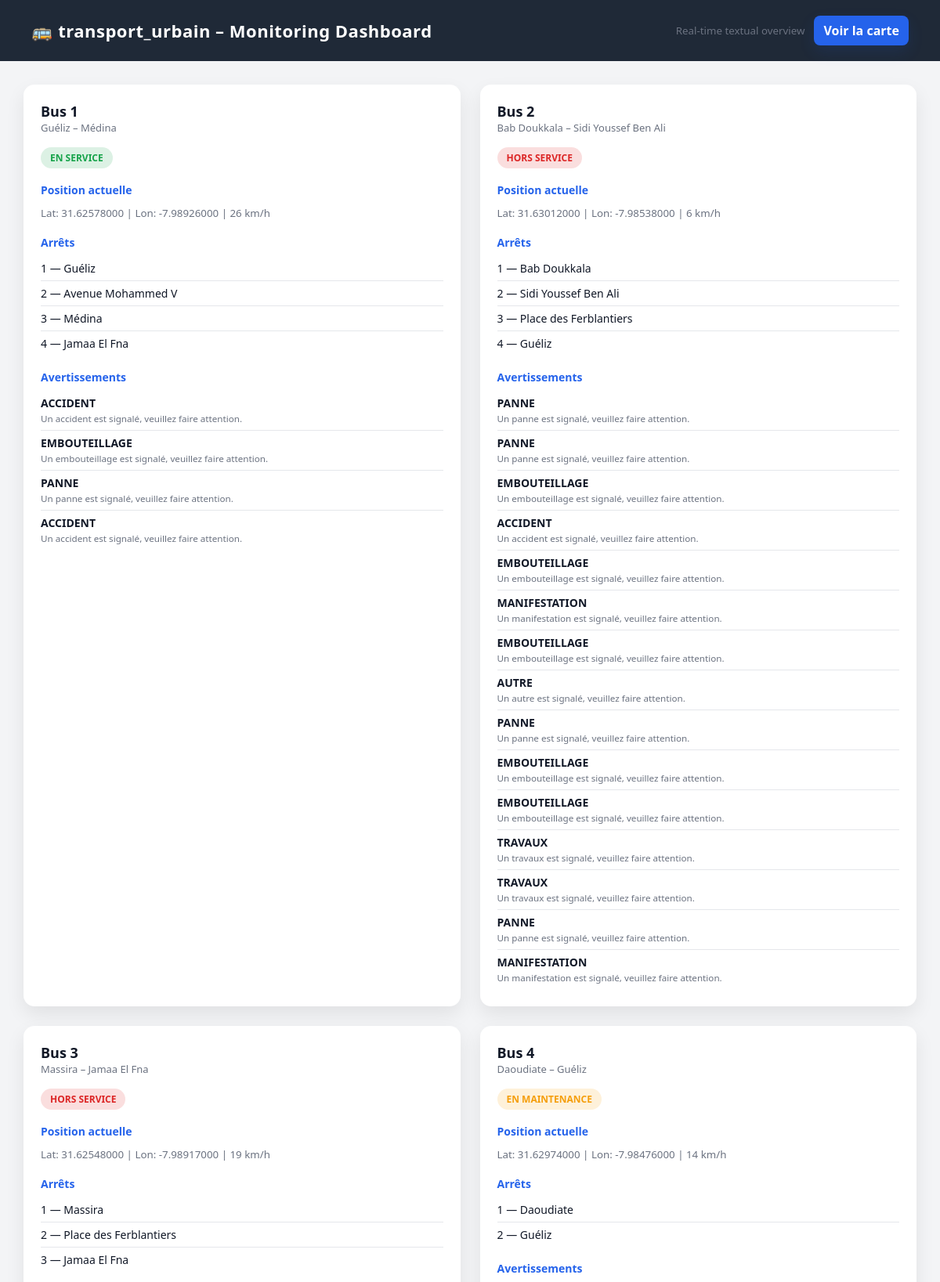
Page /client/Bus--main/dashboard.php (upper part) on the committed database.
### tables this page shows
CREATE TABLE `bus` (
  `bus_id` int(11) NOT NULL,
  `numero_bus` varchar(20) NOT NULL,
  `nom_ligne` varchar(100) NOT NULL,
  `statut` enum('en_service','hors_service','en_maintenance') DEFAULT 'en_service',
  `capacite` int(11) DEFAULT 50
);

CREATE TABLE `position_bus` (
  `position_id` int(11) NOT NULL,
  `bus_id` int(11) NOT NULL,
  `latitude` decimal(10,8) DEFAULT NULL,
  `longitude` decimal(11,8) DEFAULT NULL,
  `vitesse` int(11) DEFAULT 0,
  `direction` int(11) DEFAULT NULL,
  `precision_gps` decimal(5,2) DEFAULT NULL,
  `batterie_level` int(11) DEFAULT NULL,
  `timestamp_position` timestamp NOT NULL DEFAULT current_timestamp()
);

CREATE TABLE `bus_arret` (
  `bus_id` int(11) NOT NULL,
  `arret_id` int(11) NOT NULL,
  `ordre_passage` int(11) NOT NULL
);

CREATE TABLE `arret` (
  `arret_id` int(11) NOT NULL,
  `nom_arret` varchar(100) NOT NULL
);

CREATE TABLE `avertissement` (
  `avertissement_id` int(11) NOT NULL,
  `bus_id` int(11) NOT NULL,
  `type_avertissement` enum('embouteillage','accident','travaux','manifestation','panne','autre') NOT NULL,
  `titre` varchar(100) NOT NULL,
  `message` text NOT NULL,
  `position_lat` decimal(10,8) DEFAULT NULL,
  `position_lon` decimal(11,8) DEFAULT NULL,
  `rue_affectee` varchar(200) DEFAULT NULL,
  `debut_avertissement` datetime NOT NULL,
  `fin_avertissement` datetime NOT NULL,
  `niveau` enum('faible','moyen','eleve','critique') DEFAULT 'moyen',
  `est_actif` tinyint(1) DEFAULT 1,
  `created_at` timestamp NOT NULL DEFAULT current_timestamp()
);

### client/Bus--main/dashboard.php (the view, shortened to what this page needs)
<?php
$db = new Connection();
$conn = $db->getConnection();
$conn->select_db("transport_urbain");
$buses = [];
$res = $conn->query("SELECT * FROM Bus");
while ($row = $res->fetch_assoc()) {
    $buses[$row['bus_id']] = $row;
}
$positions = [];
$res = $conn->query("
    SELECT p.*
    FROM position_bus p
    WHERE p.timestamp_position IN (
        SELECT MAX(timestamp_position)
        FROM position_bus
        GROUP BY bus_id
    )
");
while ($row = $res->fetch_assoc()) {
    $positions[$row['bus_id']] = $row;
}
$stops = [];
$res = $conn->query("
    SELECT ba.bus_id, a.nom_arret, ba.ordre_passage
    FROM Bus_Arret ba
    JOIN Arret a ON ba.arret_id = a.arret_id
    ORDER BY ba.bus_id, ba.ordre_passage
");
while ($row = $res->fetch_assoc()) {
    $stops[$row['bus_id']][] = $row;
}
$incidents = [];
$res = $conn->query("SELECT * FROM avertissement WHERE est_actif = 1");
while ($row = $res->fetch_assoc()) {
    $incidents[$row['bus_id']][] = $row;
}
?>
<!DOCTYPE html>
<html lang="fr">
<head>
</head>
<body>
<header>
    <h1>🚌 transport_urbain – Monitoring Dashboard</h1>
    <div class="header-actions">
        <small>Real-time textual overview</small>
        <a class="map-btn" href="dashboard_map.php">Voir la carte</a>
    </div>
</header>
<div class="container">
<?php foreach ($buses as $id => $bus): ?>
<div class="card">
    <h2><?= $bus['numero_bus']; ?></h2>
    <div class="sub"><?= $bus['nom_ligne']; ?></div>
    <span class="badge <?= $bus['statut']; ?>">
        <?= strtoupper(str_replace('_',' ', $bus['statut'])); ?>
    </span>
    <div class="section">
        <h3>Position actuelle</h3>
        <?php if (isset($positions[$id])): ?>
            <small>
                Lat: <?= $positions[$id]['latitude']; ?> |
                Lon: <?= $positions[$id]['longitude']; ?> |
                <?= $positions[$id]['vitesse']; ?> km/h
            </small>
        <?php else: ?>
            <small>Aucune donnée GPS</small>
        <?php endif; ?>
    </div>
    <div class="section">
        <h3>Arrêts</h3>
        <ul>
        <?php if (isset($stops[$id])): ?>
            <?php foreach ($stops[$id] as $s): ?>
                <li><?= $s['ordre_passage']; ?> — <?= $s['nom_arret']; ?></li>
            <?php endforeach; ?>
        <?php else: ?>
            <li>Aucun arrêt</li>
        <?php endif; ?>
        </ul>
    </div>
    <div class="section">
        <h3>Avertissements</h3>
        <ul>
        <?php if (isset($incidents[$id])): ?>
            <?php foreach ($incidents[$id] as $i): ?>
                <li>
                    <strong><?= strtoupper($i['type_avertissement']); ?></strong>
                    <br><small><?= $i['message']; ?></small>
                </li>
            <?php endforeach; ?>
        <?php else: ?>
            <li>Aucun avertissement actif</li>
        <?php endif; ?>
        </ul>
    </div>
</div>
<?php endforeach; ?>
</div>
</body>
</html>

### client/Bus--main/dashboard.php (style rules this page uses)
:root { --primary:#1f2937; --secondary:#2563eb; --bg:#f3f4f6; --card:#ffffff; --success:#16a34a; --warning:#f59e0b; --danger:#dc2626; --muted:#6b7280; }
* { box-sizing:border-box; }
body { margin:0; font-family: "Segoe UI", system-ui, sans-serif; background:var(--bg); color:#111827; }
header { background:var(--primary); color:#fff; padding:20px 40px; display:flex; justify-content:space-between; align-items:center; }
.header-actions { display:flex;align-items:center;gap:12px }
.map-btn { background:var(--secondary);color:white;padding:8px 12px;border-radius:8px;text-decoration:none;font-weight:700;border:0;box-shadow:0 8px 20px rgba(37,99,235,0.12) }
header h1 { margin:0; font-size:22px; letter-spacing:.5px; }
.container { padding:30px; display:grid; grid-template-columns: repeat(auto-fill, minmax(380px, 1fr)); gap:25px; }
.card { background:var(--card); border-radius:14px; padding:22px; box-shadow:0 10px 25px rgba(0,0,0,.08); transition:.2s; }
.card h2 { margin:0; font-size:18px; font-weight:600; }
.sub { color:var(--muted); font-size:13px; margin-bottom:8px; }
.badge { display:inline-block; padding:5px 12px; border-radius:999px; font-size:12px; font-weight:600; margin-top:8px; }
.en_service { background:rgba(22,163,74,.15); color:var(--success); }
.hors_service { background:rgba(220,38,38,.15); color:var(--danger); }
.en_maintenance { background:rgba(245,158,11,.15); color:var(--warning); }
.section { margin-top:18px; }
.section h3 { font-size:14px; margin-bottom:8px; color:var(--secondary); }
ul { list-style:none; padding:0; margin:0; }
ul li { font-size:14px; padding:6px 0; border-bottom:1px solid #e5e7eb; }
ul li:last-child { border:none; }
small { color:var(--muted); }

### rows in the picture
bus: numero_bus "Bus 1", nom_ligne "Guéliz – Médina", statut "EN SERVICE"
position_bus: latitude "31.62578000", longitude "-7.98926000", vitesse "26"
bus_arret: ordre_passage "1", arret.nom_arret "Guéliz"
bus_arret: ordre_passage "2", arret.nom_arret "Avenue Mohammed V"
bus_arret: ordre_passage "3", arret.nom_arret "Médina"
bus_arret: ordre_passage "4", arret.nom_arret "Jamaa El Fna"
avertissement: type_avertissement "ACCIDENT", message "Un accident est signalé, veuillez faire attention."
avertissement: type_avertissement "EMBOUTEILLAGE", message "Un embouteillage est signalé, veuillez faire attention."
avertissement: type_avertissement "PANNE", message "Un panne est signalé, veuillez faire attention."
avertissement: type_avertissement "ACCIDENT", message "Un accident est signalé, veuillez faire attention."
bus: numero_bus "Bus 2", nom_ligne "Bab Doukkala – Sidi Youssef Ben Ali", statut "HORS SERVICE"
position_bus: latitude "31.63012000", longitude "-7.98538000", vitesse "6"
bus_arret: ordre_passage "1", arret.nom_arret "Bab Doukkala"
bus_arret: ordre_passage "2", arret.nom_arret "Sidi Youssef Ben Ali"
bus_arret: ordre_passage "3", arret.nom_arret "Place des Ferblantiers"
bus_arret: ordre_passage "4", arret.nom_arret "Guéliz"
avertissement: type_avertissement "PANNE", message "Un panne est signalé, veuillez faire attention."
avertissement: type_avertissement "PANNE", message "Un panne est signalé, veuillez faire attention."
avertissement: type_avertissement "EMBOUTEILLAGE", message "Un embouteillage est signalé, veuillez faire attention."
avertissement: type_avertissement "ACCIDENT", message "Un accident est signalé, veuillez faire attention."
avertissement: type_avertissement "EMBOUTEILLAGE", message "Un embouteillage est signalé, veuillez faire attention."
avertissement: type_avertissement "MANIFESTATION", message "Un manifestation est signalé, veuillez faire attention."
avertissement: type_avertissement "EMBOUTEILLAGE", message "Un embouteillage est signalé, veuillez faire attention."
avertissement: type_avertissement "AUTRE", message "Un autre est signalé, veuillez faire attention."
avertissement: type_avertissement "PANNE", message "Un panne est signalé, veuillez faire attention."
avertissement: type_avertissement "EMBOUTEILLAGE", message "Un embouteillage est signalé, veuillez faire attention."
avertissement: type_avertissement "EMBOUTEILLAGE", message "Un embouteillage est signalé, veuillez faire attention."
avertissement: type_avertissement "TRAVAUX", message "Un travaux est signalé, veuillez faire attention."
avertissement: type_avertissement "TRAVAUX", message "Un travaux est signalé, veuillez faire attention."
avertissement: type_avertissement "PANNE", message "Un panne est signalé, veuillez faire attention."
avertissement: type_avertissement "MANIFESTATION", message "Un manifestation est signalé, veuillez faire attention."
bus: numero_bus "Bus 3", nom_ligne "Massira – Jamaa El Fna", statut "HORS SERVICE"
position_bus: latitude "31.62548000", longitude "-7.98917000", vitesse "19"
bus_arret: ordre_passage "1", arret.nom_arret "Massira"
bus_arret: ordre_passage "2", arret.nom_arret "Place des Ferblantiers"
bus_arret: ordre_passage "3", arret.nom_arret "Jamaa El Fna"
bus: numero_bus "Bus 4", nom_ligne "Daoudiate – Guéliz", statut "EN MAINTENANCE"
position_bus: latitude "31.62974000", longitude "-7.98476000", vitesse "14"
bus_arret: ordre_passage "1", arret.nom_arret "Daoudiate"
bus_arret: ordre_passage "2", arret.nom_arret "Guéliz"
